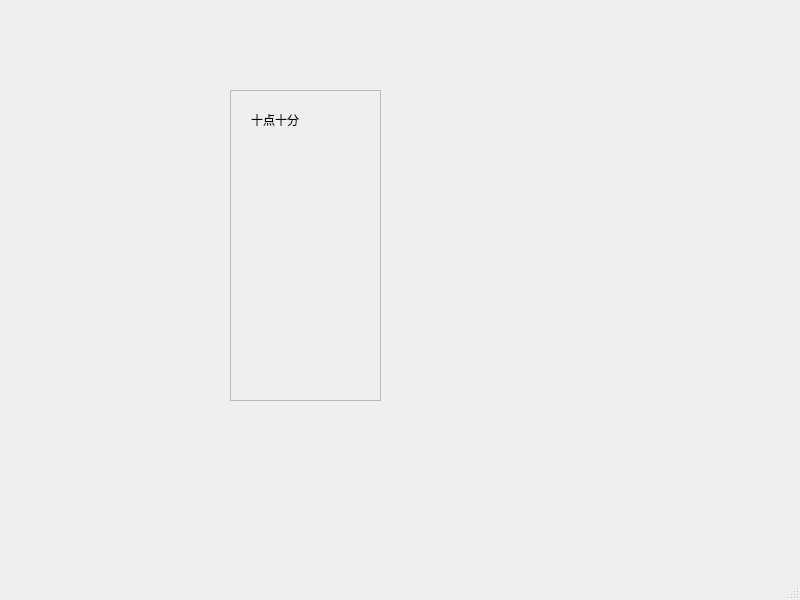
<?xml version="1.0" encoding="UTF-8"?>
<ui version="4.0">
    <class>MainWindow</class>
    <widget class="QMainWindow" name="MainWindow">
        <property name="geometry">
            <rect>
                <x>0</x>
                <y>0</y>
                <width>800</width>
                <height>600</height>
            </rect>
        </property>
        <property name="windowTitle">
            <string>MainWindow</string>
        </property>
        <widget class="QWidget" name="centralwidget">
            <widget class="QScrollArea" name="scrollArea">
                <property name="geometry">
                    <rect>
                        <x>230</x>
                        <y>90</y>
                        <width>151</width>
                        <height>311</height>
                    </rect>
                </property>
                <property name="widgetResizable">
                    <bool>true</bool>
                </property>
                <widget class="QWidget" name="scrollAreaWidgetContents">
                    <property name="geometry">
                        <rect>
                            <x>0</x>
                            <y>0</y>
                            <width>149</width>
                            <height>309</height>
                        </rect>
                    </property>
                    <widget class="QLabel" name="label">
                        <property name="geometry">
                            <rect>
                                <x>20</x>
                                <y>20</y>
                                <width>91</width>
                                <height>221</height>
                            </rect>
                        </property>
                        <property name="text">
                            <string>十点十分</string>
                        </property>
                        <property name="alignment">
                            <set>Qt::AlignLeading|Qt::AlignLeft|Qt::AlignTop</set>
                        </property>
                    </widget>
                </widget>
            </widget>
        </widget>
        <widget class="QMenuBar" name="menubar">
            <property name="geometry">
                <rect>
                    <x>0</x>
                    <y>0</y>
                    <width>800</width>
                    <height>23</height>
                </rect>
            </property>
        </widget>
        <widget class="QStatusBar" name="statusbar"/>
    </widget>
    <resources/>
    <connections/>
</ui>
